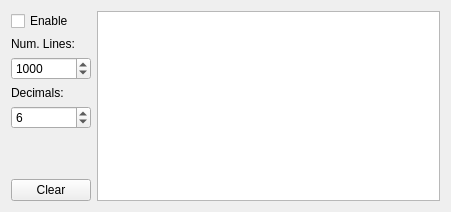
<?xml version="1.0" encoding="UTF-8"?>
<ui version="4.0">
 <class>DataTextView</class>
 <widget class="QWidget" name="DataTextView">
  <property name="geometry">
   <rect>
    <x>0</x>
    <y>0</y>
    <width>451</width>
    <height>212</height>
   </rect>
  </property>
  <property name="windowTitle">
   <string>Form</string>
  </property>
  <layout class="QHBoxLayout" name="horizontalLayout">
   <item>
    <layout class="QVBoxLayout" name="verticalLayout">
     <item>
      <widget class="QCheckBox" name="cbEnable">
       <property name="toolTip">
        <string>Enable display of plotted data as text.</string>
       </property>
       <property name="text">
        <string>Enable</string>
       </property>
      </widget>
     </item>
     <item>
      <widget class="QLabel" name="label">
       <property name="text">
        <string>Num. Lines:</string>
       </property>
      </widget>
     </item>
     <item>
      <widget class="QSpinBox" name="spNumLines">
       <property name="minimum">
        <number>1</number>
       </property>
       <property name="maximum">
        <number>10000</number>
       </property>
       <property name="value">
        <number>1000</number>
       </property>
      </widget>
     </item>
     <item>
      <widget class="QLabel" name="label_2">
       <property name="text">
        <string>Decimals:</string>
       </property>
      </widget>
     </item>
     <item>
      <widget class="QSpinBox" name="spDecimals">
       <property name="maximum">
        <number>9</number>
       </property>
       <property name="value">
        <number>6</number>
       </property>
      </widget>
     </item>
     <item>
      <spacer name="verticalSpacer">
       <property name="orientation">
        <enum>Qt::Vertical</enum>
       </property>
       <property name="sizeHint" stdset="0">
        <size>
         <width>20</width>
         <height>1</height>
        </size>
       </property>
      </spacer>
     </item>
     <item>
      <widget class="QPushButton" name="pbClear">
       <property name="text">
        <string>Clear</string>
       </property>
      </widget>
     </item>
    </layout>
   </item>
   <item>
    <widget class="QPlainTextEdit" name="textView">
     <property name="readOnly">
      <bool>true</bool>
     </property>
    </widget>
   </item>
  </layout>
 </widget>
 <resources/>
 <connections/>
</ui>
